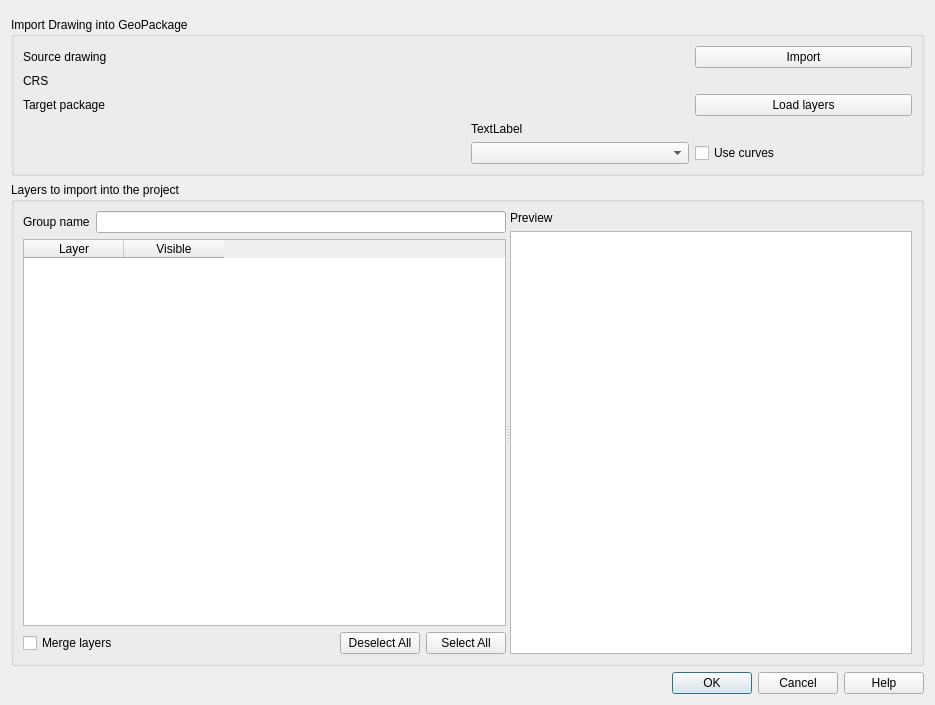
<?xml version="1.0" encoding="UTF-8"?>
<ui version="4.0">
 <class>QgsDwgImportBase</class>
 <widget class="QDialog" name="QgsDwgImportBase">
  <property name="geometry">
   <rect>
    <x>0</x>
    <y>0</y>
    <width>935</width>
    <height>705</height>
   </rect>
  </property>
  <property name="windowTitle">
   <string>DWG/DXF Import</string>
  </property>
  <layout class="QGridLayout" name="gridLayout_2" rowstretch="0,0,10,0">
   <item row="0" column="0">
    <widget class="QgsMessageBar" name="bar" native="true"/>
   </item>
   <item row="1" column="0">
    <widget class="QGroupBox" name="groupBox">
     <property name="title">
      <string>Import Drawing into GeoPackage</string>
     </property>
     <layout class="QGridLayout" name="gridLayout_4">
      <item row="1" column="1">
       <widget class="QgsProjectionSelectionWidget" name="mCrsSelector" native="true">
        <property name="focusPolicy">
         <enum>Qt::StrongFocus</enum>
        </property>
       </widget>
      </item>
      <item row="3" column="1">
       <layout class="QHBoxLayout" name="horizontalLayout_2">
        <item>
         <widget class="QgsFileWidget" name="mDatabaseFileWidget" native="true">
          <property name="dialogTitle" stdset="0">
           <string>Select GeoPackage Database</string>
          </property>
          <property name="filter" stdset="0">
           <string notr="true">*.gpkg;;*.GPKG</string>
          </property>
         </widget>
        </item>
        <item>
         <widget class="QPushButton" name="pbLoadDatabase">
          <property name="text">
           <string>Load layers</string>
          </property>
         </widget>
        </item>
       </layout>
      </item>
      <item row="3" column="0">
       <widget class="QLabel" name="label_2">
        <property name="text">
         <string>Target package</string>
        </property>
        <property name="buddy">
         <cstring>mSourceDrawingFileWidget</cstring>
        </property>
       </widget>
      </item>
      <item row="0" column="0">
       <widget class="QLabel" name="label">
        <property name="text">
         <string>Source drawing</string>
        </property>
       </widget>
      </item>
      <item row="1" column="0">
       <widget class="QLabel" name="label_4">
        <property name="text">
         <string>CRS</string>
        </property>
        <property name="buddy">
         <cstring>mCrsSelector</cstring>
        </property>
       </widget>
      </item>
      <item row="0" column="1">
       <layout class="QHBoxLayout" name="horizontalLayout">
        <item>
         <widget class="QgsFileWidget" name="mSourceDrawingFileWidget" native="true">
          <property name="dialogTitle" stdset="0">
           <string>Select DWG/DXF file</string>
          </property>
          <property name="filter" stdset="0">
           <string notr="true">*.dwg;;*.DWG;;*.dxf;;*.DXF</string>
          </property>
         </widget>
        </item>
        <item>
         <widget class="QPushButton" name="pbImportDrawing">
          <property name="text">
           <string>Import</string>
          </property>
         </widget>
        </item>
       </layout>
      </item>
      <item row="5" column="1">
       <widget class="QLabel" name="lblMessage">
        <property name="text">
         <string notr="true">TextLabel</string>
        </property>
       </widget>
      </item>
      <item row="7" column="1">
       <layout class="QHBoxLayout" name="horizontalLayout_4">
        <item>
         <widget class="QComboBox" name="mBlockModeComboBox"/>
        </item>
        <item>
         <widget class="QCheckBox" name="cbUseCurves">
          <property name="text">
           <string>Use curves</string>
          </property>
         </widget>
        </item>
       </layout>
      </item>
     </layout>
    </widget>
   </item>
   <item row="2" column="0">
    <widget class="QGroupBox" name="mGroupBox">
     <property name="title">
      <string>Layers to import into the project</string>
     </property>
     <property name="checkable">
      <bool>false</bool>
     </property>
     <layout class="QVBoxLayout" name="verticalLayout_2">
      <item>
       <widget class="QSplitter" name="splitter">
        <property name="orientation">
         <enum>Qt::Horizontal</enum>
        </property>
        <widget class="QWidget" name="gridLayoutWidget">
         <layout class="QGridLayout" name="gridLayout">
          <item row="1" column="0" colspan="2">
           <widget class="QTableWidget" name="mLayers">
            <property name="alternatingRowColors">
             <bool>true</bool>
            </property>
            <property name="sortingEnabled">
             <bool>true</bool>
            </property>
            <column>
             <property name="text">
              <string>Layer</string>
             </property>
            </column>
            <column>
             <property name="text">
              <string>Visible</string>
             </property>
            </column>
           </widget>
          </item>
          <item row="0" column="1">
           <widget class="QLineEdit" name="leLayerGroup"/>
          </item>
          <item row="0" column="0">
           <widget class="QLabel" name="label_3">
            <property name="text">
             <string>Group name</string>
            </property>
            <property name="buddy">
             <cstring>leLayerGroup</cstring>
            </property>
           </widget>
          </item>
          <item row="2" column="0" colspan="2">
           <layout class="QHBoxLayout" name="horizontalLayout_3">
            <item>
             <widget class="QCheckBox" name="cbMergeLayers">
              <property name="text">
               <string>Merge layers</string>
              </property>
             </widget>
            </item>
            <item>
             <spacer name="horizontalSpacer">
              <property name="orientation">
               <enum>Qt::Horizontal</enum>
              </property>
              <property name="sizeHint" stdset="0">
               <size>
                <width>40</width>
                <height>20</height>
               </size>
              </property>
             </spacer>
            </item>
            <item>
             <widget class="QPushButton" name="pbDeselectAll">
              <property name="text">
               <string>Deselect All</string>
              </property>
             </widget>
            </item>
            <item>
             <widget class="QPushButton" name="pbSelectAll">
              <property name="text">
               <string>Select All</string>
              </property>
             </widget>
            </item>
           </layout>
          </item>
         </layout>
        </widget>
        <widget class="QWidget" name="verticalLayoutWidget">
         <layout class="QVBoxLayout" name="verticalLayout" stretch="0,50">
          <item>
           <widget class="QLabel" name="label_6">
            <property name="text">
             <string>Preview</string>
            </property>
           </widget>
          </item>
          <item>
           <widget class="QgsMapCanvas" name="mMapCanvas"/>
          </item>
         </layout>
        </widget>
       </widget>
      </item>
     </layout>
    </widget>
   </item>
   <item row="3" column="0">
    <widget class="QDialogButtonBox" name="buttonBox">
     <property name="orientation">
      <enum>Qt::Horizontal</enum>
     </property>
     <property name="standardButtons">
      <set>QDialogButtonBox::Cancel|QDialogButtonBox::Help|QDialogButtonBox::Ok</set>
     </property>
    </widget>
   </item>
  </layout>
 </widget>
 <customwidgets>
  <customwidget>
   <class>QgsMapCanvas</class>
   <extends>QGraphicsView</extends>
   <header>qgis.gui</header>
   <container>1</container>
  </customwidget>
  <customwidget>
   <class>QgsFileWidget</class>
   <extends>QWidget</extends>
   <header>qgis.gui</header>
  </customwidget>
  <customwidget>
   <class>QgsProjectionSelectionWidget</class>
   <extends>QWidget</extends>
   <header>qgis.gui</header>
   <container>1</container>
  </customwidget>
  <customwidget>
   <class>QgsMessageBar</class>
   <extends>QWidget</extends>
   <header>qgis.gui</header>
   <container>1</container>
  </customwidget>
 </customwidgets>
 <tabstops>
  <tabstop>mSourceDrawingFileWidget</tabstop>
  <tabstop>pbImportDrawing</tabstop>
  <tabstop>mCrsSelector</tabstop>
  <tabstop>mDatabaseFileWidget</tabstop>
  <tabstop>pbLoadDatabase</tabstop>
  <tabstop>mBlockModeComboBox</tabstop>
  <tabstop>cbUseCurves</tabstop>
  <tabstop>leLayerGroup</tabstop>
  <tabstop>mLayers</tabstop>
  <tabstop>cbMergeLayers</tabstop>
  <tabstop>pbDeselectAll</tabstop>
  <tabstop>pbSelectAll</tabstop>
 </tabstops>
 <resources/>
 <connections>
  <connection>
   <sender>buttonBox</sender>
   <signal>accepted()</signal>
   <receiver>QgsDwgImportBase</receiver>
   <slot>accept()</slot>
   <hints>
    <hint type="sourcelabel">
     <x>248</x>
     <y>254</y>
    </hint>
    <hint type="destinationlabel">
     <x>157</x>
     <y>274</y>
    </hint>
   </hints>
  </connection>
  <connection>
   <sender>buttonBox</sender>
   <signal>rejected()</signal>
   <receiver>QgsDwgImportBase</receiver>
   <slot>reject()</slot>
   <hints>
    <hint type="sourcelabel">
     <x>316</x>
     <y>260</y>
    </hint>
    <hint type="destinationlabel">
     <x>286</x>
     <y>274</y>
    </hint>
   </hints>
  </connection>
 </connections>
</ui>
